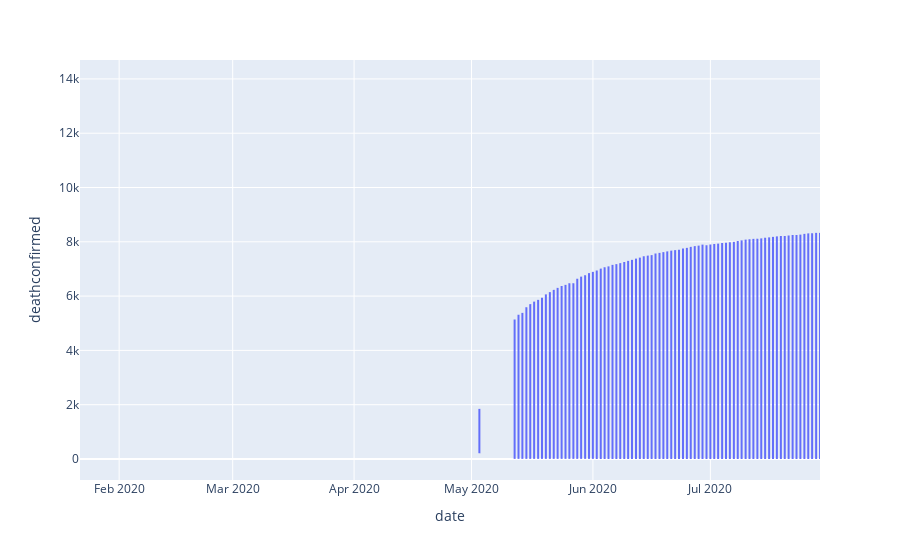

Notebook code for this chart:
### Code cell
fig = px.line(dt, x="date", y='deathconfirmed')
fig.show()

### Figure 1 — Plotly figure (JSON) as saved in the notebook; plotly's stock layout.template omitted (floating-point values rounded to 4 significant figures; data arrays with more than 128 entries replaced by an {"elided": "..."} marker saying what was removed)
{"data": [{"hovertemplate": "date=%{x}<br>deathconfirmed=%{y}<extra></extra>", "legendgroup": "", "line": {"color": "#636efa", "dash": "solid"}, "mode": "lines", "name": "", "showlegend": false, "type": "scattergl", "x": {"elided": "8193 str values"}, "xaxis": "x", "y": {"elided": "8193 int values"}, "yaxis": "y"}], "layout": {"legend": {"tracegroupgap": 0}, "margin": {"t": 60}, "xaxis": {"anchor": "y", "domain": [0, 1], "title": {"text": "date"}}, "yaxis": {"anchor": "x", "domain": [0, 1], "title": {"text": "deathconfirmed"}}}}
